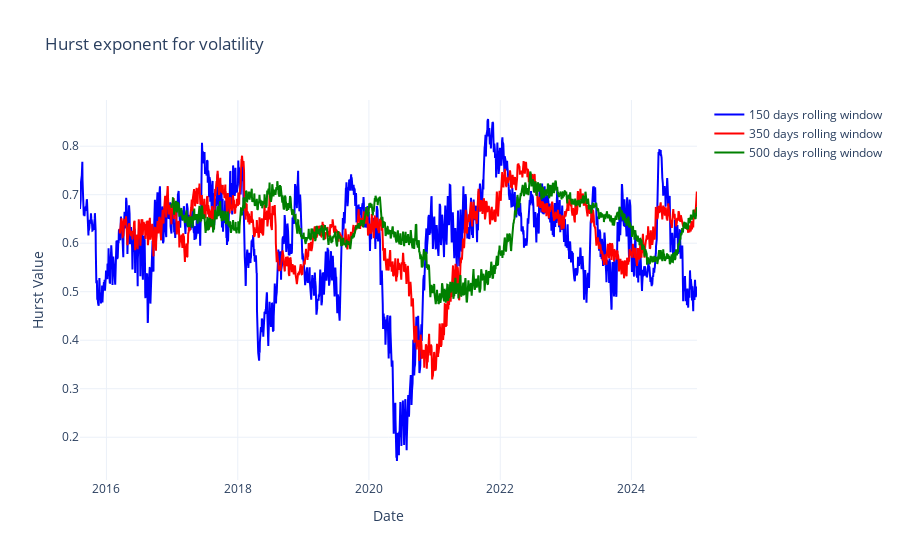

The cell this chart's notebook holds for it:
### Code cell
import pandas as pd
import numpy as np
from hurst import compute_Hc
import plotly.graph_objects as go

def compute_rolling_hurst(df, window, col='log_vol_diff', lag=0):
    hurst_values = []
    times = []
    
    # Loop through the DataFrame using the rolling window
    for i in range(window - 1, len(df), lag+1):
        # Extract the window slice from the series
        window_series = df[col].iloc[i - window + 1 : i + 1: lag+1]
        # Compute the Hurst exponent using the 'change' method and simplified calculation
        h, _, _ = compute_Hc(window_series, kind='change', simplified=True)
        
        hurst_values.append(h)
        times.append(df.index[i])
    
    # Create and return a new DataFrame with the computed Hurst exponents
    result_df = pd.DataFrame({'hurst': hurst_values}, index=times)
    return result_df

rolling_hurst_150 = compute_rolling_hurst(VIX, window=150, col='log_vol', lag=0)
rolling_hurst_350 = compute_rolling_hurst(VIX, window=300, col='log_vol', lag=0)
rolling_hurst_500 = compute_rolling_hurst(VIX, window=500, col='log_vol', lag=0)

fig = go.Figure()
fig.add_trace(go.Scatter(
    x=rolling_hurst_150.index,
    y=rolling_hurst_150["hurst"],
    mode='lines',
    name='150 days rolling window',
    line=dict(color='blue')
))
fig.add_trace(go.Scatter(
    x=rolling_hurst_350.index,
    y=rolling_hurst_350["hurst"],
    mode='lines',
    name='350 days rolling window',
    line=dict(color='red')
))
fig.add_trace(go.Scatter(
    x=rolling_hurst_500.index,
    y=rolling_hurst_500["hurst"],
    mode='lines',
    name='500 days rolling window',
    line=dict(color='green')
))
fig.update_layout(
    title=f"Hurst exponent for volatility",
    xaxis_title="Date",
    yaxis_title="Hurst Value",
    template="plotly_white"
)

### Figure 1 — Plotly figure (JSON) as saved in the notebook; plotly's stock layout.template omitted (floating-point values rounded to 4 significant figures; data arrays with more than 128 entries replaced by an {"elided": "..."} marker saying what was removed)
{"data": [{"line": {"color": "blue"}, "mode": "lines", "name": "150 days rolling window", "type": "scatter", "x": {"elided": "2387 str values"}, "y": {"elided": "2387 float values"}}, {"line": {"color": "red"}, "mode": "lines", "name": "350 days rolling window", "type": "scatter", "x": {"elided": "2237 str values"}, "y": {"elided": "2237 float values"}}, {"line": {"color": "green"}, "mode": "lines", "name": "500 days rolling window", "type": "scatter", "x": {"elided": "2037 str values"}, "y": {"elided": "2037 float values"}}], "layout": {"title": {"text": "Hurst exponent for volatility"}, "xaxis": {"title": {"text": "Date"}}, "yaxis": {"title": {"text": "Hurst Value"}}}}
